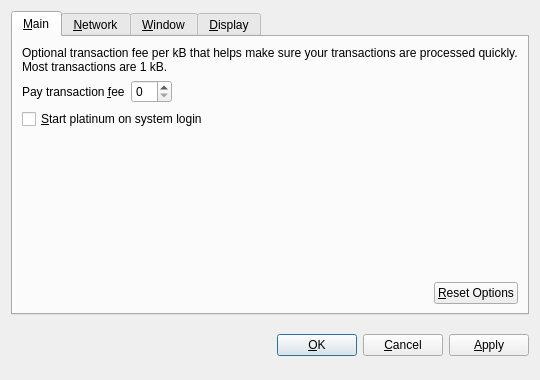
<?xml version="1.0" encoding="UTF-8"?>
<ui version="4.0">
 <class>OptionsDialog</class>
 <widget class="QDialog" name="OptionsDialog">
  <property name="geometry">
   <rect>
    <x>0</x>
    <y>0</y>
    <width>540</width>
    <height>380</height>
   </rect>
  </property>
  <property name="windowTitle">
   <string>Options</string>
  </property>
  <property name="modal">
   <bool>true</bool>
  </property>
  <layout class="QVBoxLayout" name="verticalLayout">
   <item>
    <widget class="QTabWidget" name="tabWidget">
     <property name="tabPosition">
      <enum>QTabWidget::North</enum>
     </property>
     <property name="currentIndex">
      <number>0</number>
     </property>
     <widget class="QWidget" name="tabMain">
      <attribute name="title">
       <string>&amp;Main</string>
      </attribute>
      <layout class="QVBoxLayout" name="verticalLayout_Main">
       <item>
        <widget class="QLabel" name="transactionFeeInfoLabel">
         <property name="text">
          <string>Optional transaction fee per kB that helps make sure your transactions are processed quickly. Most transactions are 1 kB.</string>
         </property>
         <property name="textFormat">
          <enum>Qt::PlainText</enum>
         </property>
         <property name="wordWrap">
          <bool>true</bool>
         </property>
        </widget>
       </item>
       <item>
        <layout class="QHBoxLayout" name="horizontalLayout_1_Main">
         <item>
          <widget class="QLabel" name="transactionFeeLabel">
           <property name="text">
            <string>Pay transaction &amp;fee</string>
           </property>
           <property name="textFormat">
            <enum>Qt::PlainText</enum>
           </property>
           <property name="buddy">
            <cstring>transactionFee</cstring>
           </property>
          </widget>
         </item>
         <item>
          <widget class="BitcoinAmountField" name="transactionFee"/>
         </item>
         <item>
          <spacer name="horizontalSpacer_1_Main">
           <property name="orientation">
            <enum>Qt::Horizontal</enum>
           </property>
           <property name="sizeHint" stdset="0">
            <size>
             <width>40</width>
             <height>20</height>
            </size>
           </property>
          </spacer>
         </item>
        </layout>
       </item>
       <item>
        <widget class="QCheckBox" name="bitcoinAtStartup">
         <property name="toolTip">
          <string>Automatically start platinum after logging in to the system.</string>
         </property>
         <property name="text">
          <string>&amp;Start platinum on system login</string>
         </property>
        </widget>
       </item>
       <item>
        <spacer name="verticalSpacer_Main">
         <property name="orientation">
          <enum>Qt::Vertical</enum>
         </property>
         <property name="sizeHint" stdset="0">
          <size>
           <width>20</width>
           <height>40</height>
          </size>
         </property>
        </spacer>
       </item>
       <item>
        <layout class="QHBoxLayout" name="horizontalLayout_2_Main">
         <item>
          <spacer name="horizontalSpacer_2_Main">
           <property name="orientation">
            <enum>Qt::Horizontal</enum>
           </property>
           <property name="sizeHint" stdset="0">
            <size>
             <width>40</width>
             <height>20</height>
            </size>
           </property>
          </spacer>
         </item>
         <item>
          <widget class="QPushButton" name="resetButton">
           <property name="toolTip">
            <string>Reset all client options to default.</string>
           </property>
           <property name="text">
            <string>&amp;Reset Options</string>
           </property>
           <property name="autoDefault">
            <bool>false</bool>
           </property>
          </widget>
         </item>
        </layout>
       </item>
      </layout>
     </widget>
     <widget class="QWidget" name="tabNetwork">
      <attribute name="title">
       <string>&amp;Network</string>
      </attribute>
      <layout class="QVBoxLayout" name="verticalLayout_Network">
       <item>
        <widget class="QCheckBox" name="mapPortUpnp">
         <property name="toolTip">
          <string>Automatically open the platinum client port on the router. This only works when your router supports UPnP and it is enabled.</string>
         </property>
         <property name="text">
          <string>Map port using &amp;UPnP</string>
         </property>
        </widget>
       </item>
       <item>
        <widget class="QCheckBox" name="connectSocks">
         <property name="toolTip">
          <string>Connect to the platinum network through a SOCKS proxy (e.g. when connecting through Tor).</string>
         </property>
         <property name="text">
          <string>&amp;Connect through SOCKS proxy:</string>
         </property>
        </widget>
       </item>
       <item>
        <layout class="QHBoxLayout" name="horizontalLayout_Network">
         <item>
          <widget class="QLabel" name="proxyIpLabel">
           <property name="text">
            <string>Proxy &amp;IP:</string>
           </property>
           <property name="textFormat">
            <enum>Qt::PlainText</enum>
           </property>
           <property name="buddy">
            <cstring>proxyIp</cstring>
           </property>
          </widget>
         </item>
         <item>
          <widget class="QValidatedLineEdit" name="proxyIp">
           <property name="maximumSize">
            <size>
             <width>140</width>
             <height>16777215</height>
            </size>
           </property>
           <property name="toolTip">
            <string>IP address of the proxy (e.g. 127.0.0.1)</string>
           </property>
          </widget>
         </item>
         <item>
          <widget class="QLabel" name="proxyPortLabel">
           <property name="text">
            <string>&amp;Port:</string>
           </property>
           <property name="textFormat">
            <enum>Qt::PlainText</enum>
           </property>
           <property name="buddy">
            <cstring>proxyPort</cstring>
           </property>
          </widget>
         </item>
         <item>
          <widget class="QLineEdit" name="proxyPort">
           <property name="maximumSize">
            <size>
             <width>55</width>
             <height>16777215</height>
            </size>
           </property>
           <property name="toolTip">
            <string>Port of the proxy (e.g. 9050)</string>
           </property>
          </widget>
         </item>
         <item>
          <widget class="QLabel" name="socksVersionLabel">
           <property name="text">
            <string>SOCKS &amp;Version:</string>
           </property>
           <property name="textFormat">
            <enum>Qt::PlainText</enum>
           </property>
           <property name="buddy">
            <cstring>socksVersion</cstring>
           </property>
          </widget>
         </item>
         <item>
          <widget class="QValueComboBox" name="socksVersion">
           <property name="toolTip">
            <string>SOCKS version of the proxy (e.g. 5)</string>
           </property>
          </widget>
         </item>
         <item>
          <spacer name="horizontalSpacer_Network">
           <property name="orientation">
            <enum>Qt::Horizontal</enum>
           </property>
           <property name="sizeHint" stdset="0">
            <size>
             <width>40</width>
             <height>20</height>
            </size>
           </property>
          </spacer>
         </item>
        </layout>
       </item>
       <item>
        <spacer name="verticalSpacer_Network">
         <property name="orientation">
          <enum>Qt::Vertical</enum>
         </property>
         <property name="sizeHint" stdset="0">
          <size>
           <width>20</width>
           <height>40</height>
          </size>
         </property>
        </spacer>
       </item>
      </layout>
     </widget>
     <widget class="QWidget" name="tabWindow">
      <attribute name="title">
       <string>&amp;Window</string>
      </attribute>
      <layout class="QVBoxLayout" name="verticalLayout_Window">
       <item>
        <widget class="QCheckBox" name="minimizeToTray">
         <property name="toolTip">
          <string>Show only a tray icon after minimizing the window.</string>
         </property>
         <property name="text">
          <string>&amp;Minimize to the tray instead of the taskbar</string>
         </property>
        </widget>
       </item>
       <item>
        <widget class="QCheckBox" name="minimizeOnClose">
         <property name="toolTip">
          <string>Minimize instead of exit the application when the window is closed. When this option is enabled, the application will be closed only after selecting Quit in the menu.</string>
         </property>
         <property name="text">
          <string>M&amp;inimize on close</string>
         </property>
        </widget>
       </item>
       <item>
        <spacer name="verticalSpacer_Window">
         <property name="orientation">
          <enum>Qt::Vertical</enum>
         </property>
         <property name="sizeHint" stdset="0">
          <size>
           <width>20</width>
           <height>40</height>
          </size>
         </property>
        </spacer>
       </item>
      </layout>
     </widget>
     <widget class="QWidget" name="tabDisplay">
      <attribute name="title">
       <string>&amp;Display</string>
      </attribute>
      <layout class="QVBoxLayout" name="verticalLayout_Display">
       <item>
        <layout class="QHBoxLayout" name="horizontalLayout_1_Display">
         <item>
          <widget class="QLabel" name="langLabel">
           <property name="text">
            <string>User Interface &amp;language:</string>
           </property>
           <property name="textFormat">
            <enum>Qt::PlainText</enum>
           </property>
           <property name="buddy">
            <cstring>lang</cstring>
           </property>
          </widget>
         </item>
         <item>
          <widget class="QValueComboBox" name="lang">
           <property name="toolTip">
            <string>The user interface language can be set here. This setting will take effect after restarting platinum.</string>
           </property>
          </widget>
         </item>
        </layout>
       </item>
       <item>
        <layout class="QHBoxLayout" name="horizontalLayout_2_Display">
         <item>
          <widget class="QLabel" name="unitLabel">
           <property name="text">
            <string>&amp;Unit to show amounts in:</string>
           </property>
           <property name="textFormat">
            <enum>Qt::PlainText</enum>
           </property>
           <property name="buddy">
            <cstring>unit</cstring>
           </property>
          </widget>
         </item>
         <item>
          <widget class="QValueComboBox" name="unit">
           <property name="toolTip">
            <string>Choose the default subdivision unit to show in the interface and when sending coins.</string>
           </property>
          </widget>
         </item>
        </layout>
       </item>
       <item>
        <widget class="QCheckBox" name="displayAddresses">
         <property name="toolTip">
          <string>Whether to show platinum addresses in the transaction list or not.</string>
         </property>
         <property name="text">
          <string>&amp;Display addresses in transaction list</string>
         </property>
        </widget>
       </item>
       <item>
        <spacer name="verticalSpacer_Display">
         <property name="orientation">
          <enum>Qt::Vertical</enum>
         </property>
         <property name="sizeHint" stdset="0">
          <size>
           <width>20</width>
           <height>40</height>
          </size>
         </property>
        </spacer>
       </item>
      </layout>
     </widget>
    </widget>
   </item>
   <item>
    <layout class="QHBoxLayout" name="horizontalLayout_Buttons">
     <item>
      <spacer name="horizontalSpacer_1">
       <property name="orientation">
        <enum>Qt::Horizontal</enum>
       </property>
       <property name="sizeHint" stdset="0">
        <size>
         <width>40</width>
         <height>48</height>
        </size>
       </property>
      </spacer>
     </item>
     <item>
      <widget class="QLabel" name="statusLabel">
       <property name="font">
        <font>
         <weight>75</weight>
         <bold>true</bold>
        </font>
       </property>
       <property name="text">
        <string/>
       </property>
       <property name="textFormat">
        <enum>Qt::PlainText</enum>
       </property>
       <property name="wordWrap">
        <bool>true</bool>
       </property>
      </widget>
     </item>
     <item>
      <spacer name="horizontalSpacer_2">
       <property name="orientation">
        <enum>Qt::Horizontal</enum>
       </property>
       <property name="sizeHint" stdset="0">
        <size>
         <width>40</width>
         <height>48</height>
        </size>
       </property>
      </spacer>
     </item>
     <item>
      <widget class="QPushButton" name="okButton">
       <property name="text">
        <string>&amp;OK</string>
       </property>
      </widget>
     </item>
     <item>
      <widget class="QPushButton" name="cancelButton">
       <property name="text">
        <string>&amp;Cancel</string>
       </property>
       <property name="autoDefault">
        <bool>false</bool>
       </property>
      </widget>
     </item>
     <item>
      <widget class="QPushButton" name="applyButton">
       <property name="text">
        <string>&amp;Apply</string>
       </property>
       <property name="autoDefault">
        <bool>false</bool>
       </property>
      </widget>
     </item>
    </layout>
   </item>
  </layout>
 </widget>
 <customwidgets>
  <customwidget>
   <class>BitcoinAmountField</class>
   <extends>QSpinBox</extends>
   <header>bitcoinamountfield.h</header>
  </customwidget>
  <customwidget>
   <class>QValueComboBox</class>
   <extends>QComboBox</extends>
   <header>qvaluecombobox.h</header>
  </customwidget>
  <customwidget>
   <class>QValidatedLineEdit</class>
   <extends>QLineEdit</extends>
   <header>qvalidatedlineedit.h</header>
  </customwidget>
 </customwidgets>
 <resources/>
 <connections/>
</ui>
